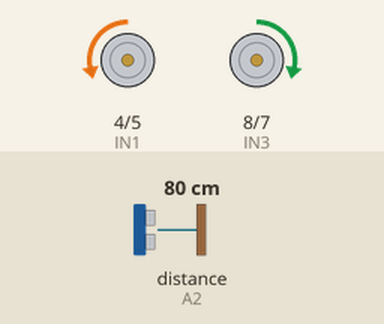
Simulated run of this sketch. Board: Arduino Uno, built with avr-gcc and run on an emulated ATmega328P. On the bench: motor-driver pin pairs drawn as motors (green arrow = first pin HIGH = forward, orange = second pin HIGH = backward, longer = more drive, scaled by the enable pin). Wiring (inferred from the names in the program): ultrasonic range finder: trigger A1; echo A2. The inputs (shaded band) are chosen by the test bench; at power-on: distance to the obstacle (sensor on A2) 80 cm. The echo pulse lasts 58.3 µs per cm.

Above: at 6.2 s.
6.3 s: distance to the obstacle (sensor on A2) set to 32 cm
7.8 s: distance to the obstacle (sensor on A2) set to 27 cm
At 9.0 s:
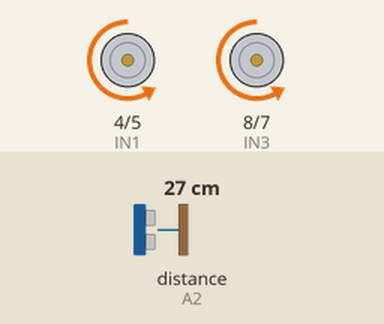
9.3 s: distance to the obstacle (sensor on A2) set to 35 cm
At 9.7 s:
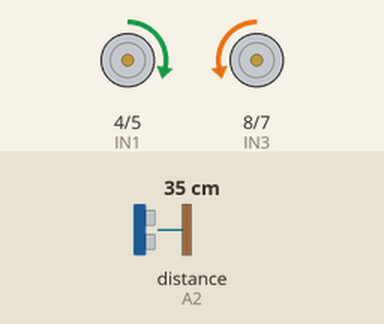
12.3 s: distance to the obstacle (sensor on A2) set to 2 cm
At 12.6 s:
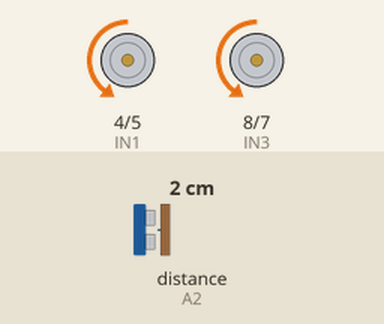
Timing chart, 0 to 14.8 s (numbered marks = the images above; inputs shaded):
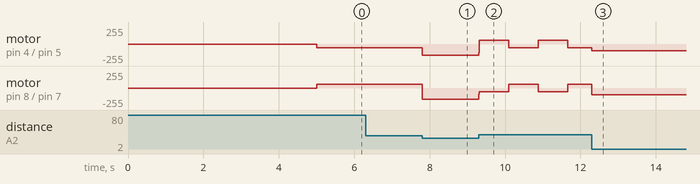

The sketch:

misil_guiado_v1.ino
```cpp
// ======================================================
//  ROBOT SUMO - SEARCH CONE PRO (PRECISION TRACKING)
// ======================================================

const int ENA = 3; const int IN1 = 4; const int IN2 = 5;
const int ENB = 9; const int IN3 = 8; const int IN4 = 7;

const int TRIG_FRENTE = A1;
const int ECHO_FRENTE = A2;

// --- CONFIGURACIÓN AJUSTADA ---
const int DISTANCIA_MAXIMA = 30;  // Rango de visión total
const int VEL_BASE_ATAQUE = 110;  // Velocidad mínima de empuje
const int VEL_MAX_ATAQUE = 180;   // Velocidad máxima de embestida
const int VEL_RADAR = 55;

// --- SISTEMA DE OPORTUNIDADES ---
int fallosConsecutivos = 0;
const int MAX_OPORTUNIDADES = 5;  // Un poco más de margen para tracking

// --- VARIABLES DE ALGORITMO DE SEGUIMIENTO ---
bool combateIniciado = false;
int ultimaDistanciaVisto = 0;
unsigned long tiempoUltimaVista = 0;
unsigned long tiempoBarrido = 0;
int direccionBarrido = 1;

void setup() {
  pinMode(ENA, OUTPUT); pinMode(IN1, OUTPUT); pinMode(IN2, OUTPUT);
  pinMode(ENB, OUTPUT); pinMode(IN3, OUTPUT); pinMode(IN4, OUTPUT);
  pinMode(TRIG_FRENTE, OUTPUT);
  pinMode(ECHO_FRENTE, INPUT);
  delay(5000);
}

void loop() {
  int distancia = medirDistancia(TRIG_FRENTE, ECHO_FRENTE);

  // --- ESTADO 1: TRACKING ACTIVO (LO ESTAMOS VIENDO) ---
  if (distancia > 0 && distancia < DISTANCIA_MAXIMA) {
    combateIniciado = true;
    ultimaDistanciaVisto = distancia;
    tiempoUltimaVista = millis();
    fallosConsecutivos = 0;

    // MEJORA: Velocidad Proporcional.
    // Si está lejos (40cm) va a 180. Si está cerca (5cm) va a 110 para tener control.
    int velocidadDinamica = map(distancia, 5, DISTANCIA_MAXIMA, VEL_BASE_ATAQUE, VEL_MAX_ATAQUE);
    moverMotores(velocidadDinamica, velocidadDinamica);
  }

  // --- ESTADO 2: SEGUIMIENTO POR INERCIA (RECIÉN PERDIDO) ---
  else if (fallosConsecutivos < MAX_OPORTUNIDADES && combateIniciado) {
    fallosConsecutivos++;

    // MEJORA: Mientras está en "oportunidades", el robot hace un ligero giro
    // hacia la última dirección donde giró el radar para intentar "re-enganchar"
    int correccion = (direccionBarrido == 1) ? 20 : -20;
    moverMotores(VEL_BASE_ATAQUE + correccion, VEL_BASE_ATAQUE - correccion);
  }

  // --- ESTADO 3: BÚSQUEDA DINÁMICA ---
  else {
    // Si han pasado más de 3.5 segundos, reseteamos a búsqueda 360
    if (!combateIniciado || (millis() - tiempoUltimaVista > 3500)) {
      combateIniciado = false;
      moverMotores(VEL_RADAR, -VEL_RADAR);
    }
    else {
      // BÚSQUEDA PROPORCIONAL MEJORADA
      // Calculamos el ancho del cono según la última distancia
      int duracionGiro = map(ultimaDistanciaVisto, 5, DISTANCIA_MAXIMA, 150, 900);
      duracionGiro = constrain(duracionGiro, 150, 900);

      if (millis() - tiempoBarrido > duracionGiro) {
        direccionBarrido *= -1;
        tiempoBarrido = millis();
      }

      // Aplicamos el giro de radar suave
      if (direccionBarrido == 1) {
        moverMotores(VEL_RADAR, -VEL_RADAR);
      } else {
        moverMotores(-VEL_RADAR, VEL_RADAR);
      }
    }
  }
}

// --- CONTROL DE MOTORES ---
void moverMotores(int m1, int m2) {
  m1 = constrain(m1, -255, 255);
  m2 = constrain(m2, -255, 255);

  if (m1 > 0) { digitalWrite(IN1, LOW); digitalWrite(IN2, HIGH); analogWrite(ENA, abs(m1)); }
  else if (m1 < 0) { digitalWrite(IN1, HIGH); digitalWrite(IN2, LOW); analogWrite(ENA, abs(m1)); }
  else { digitalWrite(IN1, LOW); digitalWrite(IN2, LOW); analogWrite(ENA, 0); }

  if (m2 > 0) { digitalWrite(IN3, LOW); digitalWrite(IN4, HIGH); analogWrite(ENB, abs(m2)); }
  else if (m2 < 0) { digitalWrite(IN3, HIGH); digitalWrite(IN4, LOW); analogWrite(ENB, abs(m2)); }
  else { digitalWrite(IN3, LOW); digitalWrite(IN4, LOW); analogWrite(ENB, 0); }
}

// --- LECTURA ULTRASÓNICO ---
int medirDistancia(int trigPin, int echoPin) {
  digitalWrite(trigPin, LOW); delayMicroseconds(2);
  digitalWrite(trigPin, HIGH); delayMicroseconds(10);
  digitalWrite(trigPin, LOW);
  // Reducimos el timeout para que el código corra más rápido (mejor tracking)
  long duracion = pulseIn(echoPin, HIGH, 12000);
  if (duracion == 0) return 999;
  return duracion * 0.034 / 2;
}
```

misil_guiado_v2.ino
```cpp

```

Measured:
- the behaviour switches between 31 and 30 cm on distance to the obstacle (sensor on A2) (found by bisection; images 0 and 1)
- after the input at 6.3 s, every drawn part: stays the same
- after the input at 7.8 s, motor on pin 4 (IN1) / pin 5 (IN2): backward 55/255 → backward 168/255 at once; motor on pin 8 (IN3) / pin 7 (IN4): forward 55/255 → backward 168/255 at once
- after the input at 9.3 s, motor on pin 4 (IN1) / pin 5 (IN2): alternates forward 55/255 for 0.79 s and backward 55/255 for 0.78 s, starting at once; motor on pin 8 (IN3) / pin 7 (IN4): alternates forward 55/255 for 0.78 s and backward 55/255 for 0.79 s, starting at once
